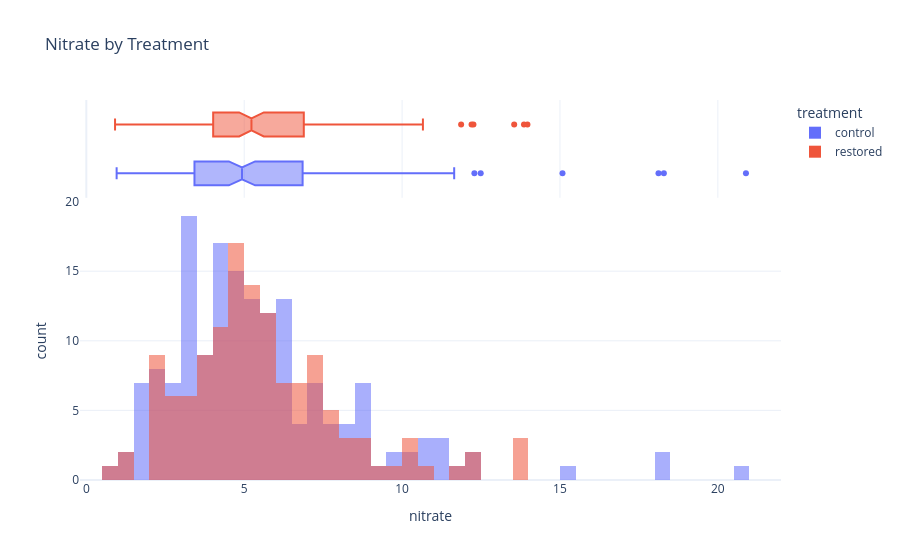
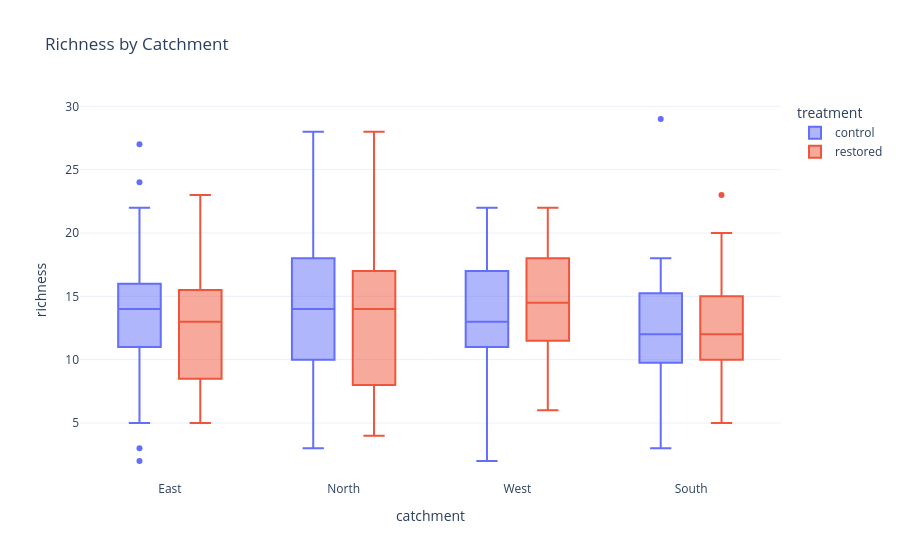

The notebook cell saved with these charts, in order:
### Markdown cell above
---
## Distribution Plots

### Code cell
fig = px.histogram(
    sites, x="nitrate", color="treatment",
    marginal="box", barmode="overlay", opacity=0.55, nbins=40,
    title="Nitrate by Treatment", template="plotly_white"
)
fig.show()
fig2 = px.box(
    sites, x="catchment", y="richness", color="treatment",
    points="outliers", title="Richness by Catchment",
    template="plotly_white"
)
fig2.show()

### Figure 1 — Plotly figure (JSON) as saved in the notebook; plotly's stock layout.template omitted (floating-point values rounded to 4 significant figures; data arrays with more than 128 entries replaced by an {"elided": "..."} marker saying what was removed)
{"data": [{"bingroup": "x", "hovertemplate": "treatment=control<br>nitrate=%{x}<br>count=%{y}<extra></extra>", "legendgroup": "control", "marker": {"color": "#636efa", "opacity": 0.55, "pattern": {"shape": ""}}, "name": "control", "nbinsx": 40, "orientation": "v", "showlegend": true, "type": "histogram", "x": {"elided": "167 float values"}, "xaxis": "x", "yaxis": "y"}, {"hovertemplate": "treatment=control<br>nitrate=%{x}<extra></extra>", "legendgroup": "control", "marker": {"color": "#636efa"}, "name": "control", "notched": true, "showlegend": false, "type": "box", "x": {"elided": "167 float values"}, "xaxis": "x2", "yaxis": "y2"}, {"bingroup": "x", "hovertemplate": "treatment=restored<br>nitrate=%{x}<br>count=%{y}<extra></extra>", "legendgroup": "restored", "marker": {"color": "#EF553B", "opacity": 0.55, "pattern": {"shape": ""}}, "name": "restored", "nbinsx": 40, "orientation": "v", "showlegend": true, "type": "histogram", "x": {"elided": "133 float values"}, "xaxis": "x", "yaxis": "y"}, {"hovertemplate": "treatment=restored<br>nitrate=%{x}<extra></extra>", "legendgroup": "restored", "marker": {"color": "#EF553B"}, "name": "restored", "notched": true, "showlegend": false, "type": "box", "x": {"elided": "133 float values"}, "xaxis": "x2", "yaxis": "y2"}], "layout": {"barmode": "overlay", "legend": {"title": {"text": "treatment"}, "tracegroupgap": 0}, "title": {"text": "Nitrate by Treatment"}, "xaxis": {"anchor": "y", "domain": [0, 1], "title": {"text": "nitrate"}}, "xaxis2": {"anchor": "y2", "domain": [0, 1], "matches": "x", "showgrid": true, "showticklabels": false}, "yaxis": {"anchor": "x", "domain": [0, 0.7326], "title": {"text": "count"}}, "yaxis2": {"anchor": "x2", "domain": [0.7426, 1], "matches": "y2", "showgrid": false, "showline": false, "showticklabels": false, "ticks": ""}}}

### Figure 2 — Plotly figure (JSON) as saved in the notebook; plotly's stock layout.template omitted (floating-point values rounded to 4 significant figures; data arrays with more than 128 entries replaced by an {"elided": "..."} marker saying what was removed)
{"data": [{"alignmentgroup": "True", "boxpoints": "outliers", "hovertemplate": "treatment=control<br>catchment=%{x}<br>richness=%{y}<extra></extra>", "legendgroup": "control", "marker": {"color": "#636efa"}, "name": "control", "notched": false, "offsetgroup": "control", "orientation": "v", "showlegend": true, "type": "box", "x": {"elided": "167 str values"}, "x0": " ", "xaxis": "x", "y": {"elided": "167 int values"}, "y0": " ", "yaxis": "y"}, {"alignmentgroup": "True", "boxpoints": "outliers", "hovertemplate": "treatment=restored<br>catchment=%{x}<br>richness=%{y}<extra></extra>", "legendgroup": "restored", "marker": {"color": "#EF553B"}, "name": "restored", "notched": false, "offsetgroup": "restored", "orientation": "v", "showlegend": true, "type": "box", "x": {"elided": "133 str values"}, "x0": " ", "xaxis": "x", "y": {"elided": "133 int values"}, "y0": " ", "yaxis": "y"}], "layout": {"boxmode": "group", "legend": {"title": {"text": "treatment"}, "tracegroupgap": 0}, "title": {"text": "Richness by Catchment"}, "xaxis": {"anchor": "y", "domain": [0, 1], "title": {"text": "catchment"}}, "yaxis": {"anchor": "x", "domain": [0, 1], "title": {"text": "richness"}}}}
